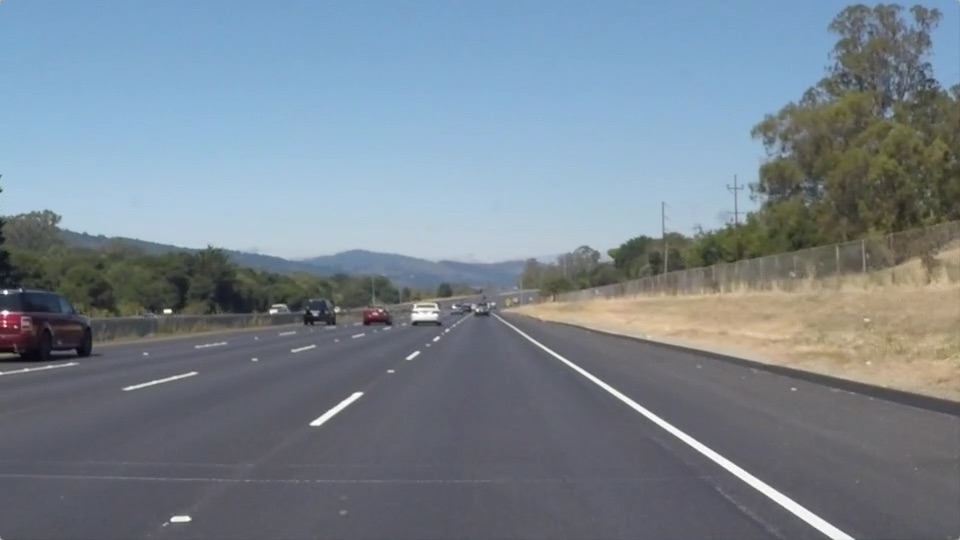
#> input picture CarND-LaneLines-P1/test_images/solidWhiteRight.jpg, 960 x 540 px
$ jupyter execute --allow-errors P1.ipynb   (shell and % lines are left out)
#> lines starting #> are read from the running program, lines starting #| are printed output that depends on the picture; after the words box and inside, x2 and y2 are one past the last pixel; in counts of white or black regions, pixels touching at a corner belong together
# **Finding Lane Lines on the Road**
***
In this project, you will use the tools you learned about in the lesson to identify lane lines on the road.  You can develop your pipeline on a series of individual images, and later apply the result to a video stream (really just a series of images). Check out the video clip "raw-lines-example.mp4" (also contained in this repository) to see what the output should look like after using the helper functions below.

Once you have a result that looks roughly like "raw-lines-example.mp4", you'll need to get creative and try to average and/or extrapolate the line segments you've detected to map out the full extent of the lane lines.  You can see an example of the result you're going for in the video "P1_example.mp4".  Ultimately, you would like to draw just one line for the left side of the lane, and one for the right.

---
Let's have a look at our first image called 'test_images/solidWhiteRight.jpg'.  Run the 2 cells below (hit Shift-Enter or the "play" button above) to display the image.

**Note** If, at any point, you encounter frozen display windows or other confounding issues, you can always start again with a clean slate by going to the "Kernel" menu above and selecting "Restart & Clear Output".

---

**The tools you have are color selection, region of interest selection, grayscaling, Gaussian smoothing, Canny Edge Detection and Hough Tranform line detection.  You  are also free to explore and try other techniques that were not presented in the lesson.  Your goal is piece together a pipeline to detect the line segments in the image, then average/extrapolate them and draw them onto the image for display (as below).  Once you have a working pipeline, try it out on the video stream below.**

---

<figure>

 <figcaption>
 <p></p>
 <p style="text-align: center;"> Your output should look something like this (above) after detecting line segments using the helper functions below </p>
 </figcaption>
</figure>
 <p></p>
<figure>

 <figcaption>
 <p></p>
 <p style="text-align: center;"> Your goal is to connect/average/extrapolate line segments to get output like this</p>
 </figcaption>
</figure>

[cell 1]
#importing some useful packages
import matplotlib.pyplot as plt
import matplotlib.image as mpimg
import numpy as np
import cv2

[cell 2]
#reading in an image
image = mpimg.imread('test_images/solidWhiteRight.jpg')
#> image is the input picture: shape (540, 960, 3); mean R, G, B 120.3, 132.6, 143.7
#printing out some stats and plotting
print('This image is:', type(image), 'with dimesions:', image.shape)
#| This image is: <class 'numpy.ndarray'> with dimesions: (540, 960, 3)
plt.imshow(image)  #call as plt.imshow(gray, cmap='gray') to show a grayscaled image

**Some OpenCV functions (beyond those introduced in the lesson) that might be useful for this project are:**

`cv2.inRange()` for color selection
`cv2.fillPoly()` for regions selection
`cv2.line()` to draw lines on an image given endpoints
`cv2.addWeighted()` to coadd / overlay two images
`cv2.cvtColor()` to grayscale or change color
`cv2.imwrite()` to output images to file
`cv2.bitwise_and()` to apply a mask to an image

**Check out the OpenCV documentation to learn about these and discover even more awesome functionality!**

Below are some helper functions to help get you started. They should look familiar from the lesson!

[cell 3]
import math

def grayscale(img):
    """Applies the Grayscale transform
    This will return an image with only one color channel
    but NOTE: to see the returned image as grayscale
    you should call plt.imshow(gray, cmap='gray')"""
    return cv2.cvtColor(img, cv2.COLOR_BGR2GRAY)

def canny(img, low_threshold, high_threshold):
    """Applies the Canny transform"""
    return cv2.Canny(img, low_threshold, high_threshold)

def gaussian_blur(img, kernel_size):
    """Applies a Gaussian Noise kernel"""
    return cv2.GaussianBlur(img, (kernel_size, kernel_size), 0)

def region_of_interest(img, vertices):
    """
    Applies an image mask.

    Only keeps the region of the image defined by the polygon
    formed from `vertices`. The rest of the image is set to black.
    """
    #defining a blank mask to start with
    mask = np.zeros_like(img)

    #defining a 3 channel or 1 channel color to fill the mask with depending on the input image
    if len(img.shape) > 2:
        channel_count = img.shape[2]  # i.e. 3 or 4 depending on your image
        ignore_mask_color = (255,) * channel_count
    else:
        ignore_mask_color = 255

    #filling pixels inside the polygon defined by "vertices" with the fill color
    cv2.fillPoly(mask, vertices, ignore_mask_color)

    #returning the image only where mask pixels are nonzero
    masked_image = cv2.bitwise_and(img, mask)
    return masked_image


def draw_lines(img, lines, color=[255, 0, 0], thickness=2):
    """
    NOTE: this is the function you might want to use as a starting point once you want to
    average/extrapolate the line segments you detect to map out the full
    extent of the lane (going from the result shown in raw-lines-example.mp4
    to that shown in P1_example.mp4).

    Think about things like separating line segments by their
    slope ((y2-y1)/(x2-x1)) to decide which segments are part of the left
    line vs. the right line.  Then, you can average the position of each of
    the lines and extrapolate to the top and bottom of the lane.

    This function draws `lines` with `color` and `thickness`.
    Lines are drawn on the image inplace (mutates the image).
    If you want to make the lines semi-transparent, think about combining
    this function with the weighted_img() function below
    """
    for line in lines:
        for x1,y1,x2,y2 in line:
            cv2.line(img, (x1, y1), (x2, y2), color, thickness)

def hough_lines(img, rho, theta, threshold, min_line_len, max_line_gap):
    """
    `img` should be the output of a Canny transform.

    Returns an image with hough lines drawn.
    """
    lines = cv2.HoughLinesP(img, rho, theta, threshold, np.array([]), minLineLength=min_line_len, maxLineGap=max_line_gap)
    line_img = np.zeros((img.shape[0],img.shape[1],3), dtype=np.uint8)
    draw_lines(line_img, lines)
    return line_img

# Python 3 has support for cool math symbols.

def weighted_img(img, initial_img, alpha=0.8, beta=1., gamma=0.):
    """
    `img` is the output of the hough_lines(), An image with lines drawn on it.
    Should be a blank image (all black) with lines drawn on it.

    `initial_img` should be the image before any processing.

    The result image is computed as follows:

    initial_img * α + img * β + λ
    NOTE: initial_img and img must be the same shape!
    """
    return cv2.addWeighted(initial_img, alpha, img, beta, gamma)

## Test on Images

Now you should build your pipeline to work on the images in the directory "test_images"
**You should make sure your pipeline works well on these images before you try the videos.**

[cell 4]
import os
os.listdir("test_images/")

run your solution on all test_images and make copies into the test_images directory).

[cell 5]
def process_image(image):
    # NOTE: The output you return should be a color image (3 channel) for processing video below
    # TODO: put your pipeline here,
    # you should return the final output (image with lines are drawn on lanes)
    img_gray = grayscale(image)

    kernel_size = 5
    img_blur = gaussian_blur(img_gray, kernel_size)

    low_threshold = 50
    high_threshold = 150
    edges = canny(img_blur, low_threshold, high_threshold)

    imshape = image.shape
    #vertices = np.array([[(10,540),(460,360), (495,360), (930,540)]], dtype=np.int32)
    vertices = np.array([[(10,540),(450,320), (550,320), (900,540)]], dtype=np.int32)
    img_roi = region_of_interest(edges, vertices)

    #hough line detection
    rho = 1
    theta = np.pi/180
    threshold = 15
    min_line_len = 40
    max_line_gap = 20
    img_hl = hough_lines(img_roi, rho, theta, threshold, min_line_len, max_line_gap)

    #blendign the images
    a = 0.8
    b = 0.2
    gamma = 20
    img_final = weighted_img(img_hl, image, a, b, gamma)
    return img_final

[cell 6]
images = os.listdir("test_images/")
n = len(images)
for index in range(n):
    plt.figure(index)
    image = (mpimg.imread("test_images/"+images[index])*255).astype('uint8')
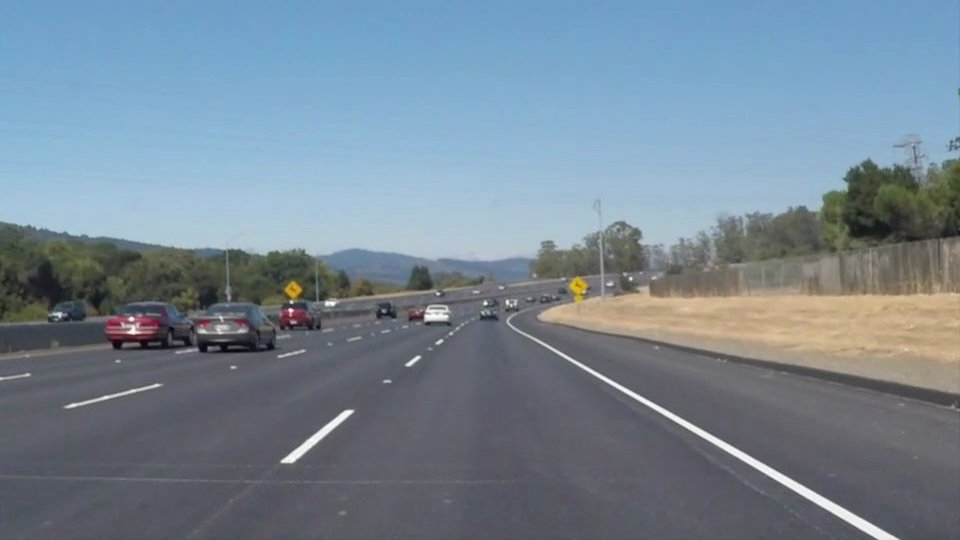
#> input picture CarND-LaneLines-P1/test_images/solidWhiteCurve.jpg, 960 x 540 px
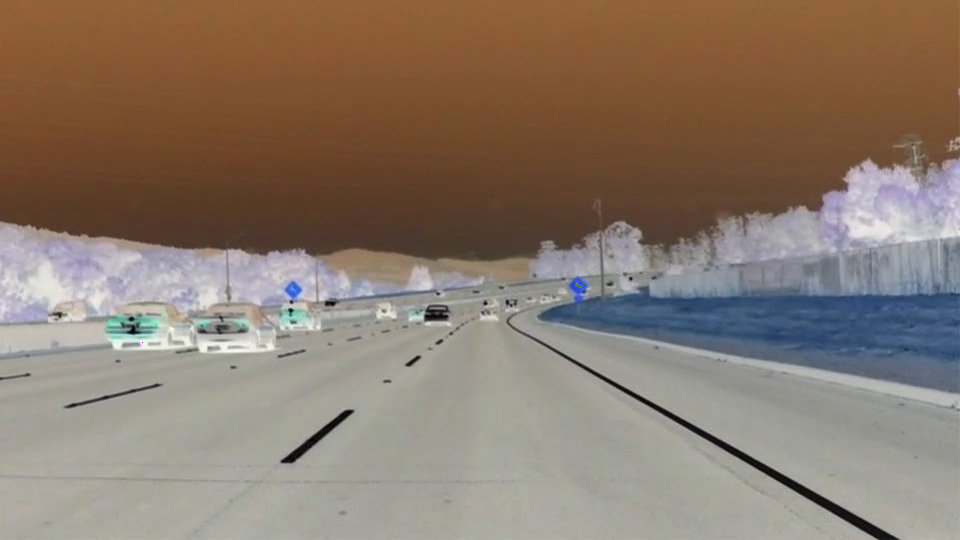
#> image: shape (540, 960, 3); mean R, G, B 137.5, 121.5, 107.9
    img_final = process_image(image)
#> in grayscale, `return cv2.cvtColor(img, cv2.COLOR_BGR2GRAY)`:
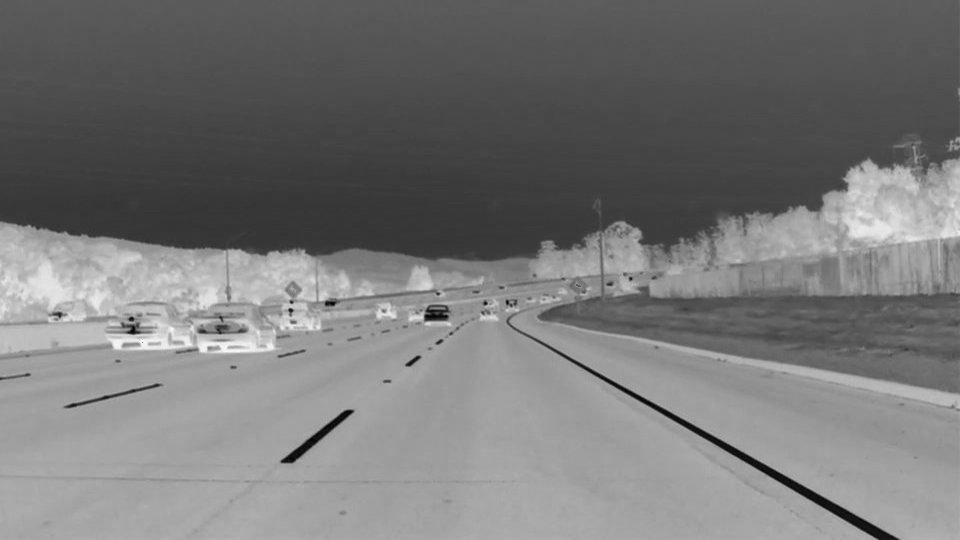
#> returned value: shape (540, 960); min 1, max 251, mean 119.3
#> in canny, `return cv2.Canny(img, low_threshold, high_threshold)`:
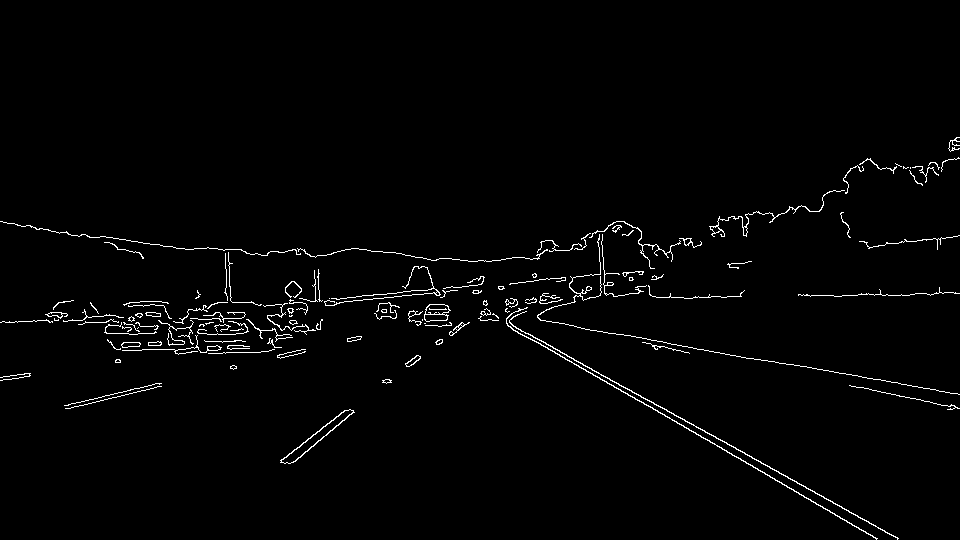
#> returned value: shape (540, 960); 1.7% white in thin lines or dots, all inside (x1, y1, x2, y2) = (0, 137, 960, 540)
#> in region_of_interest, `cv2.fillPoly(mask, vertices, ignore_mask_color)`:
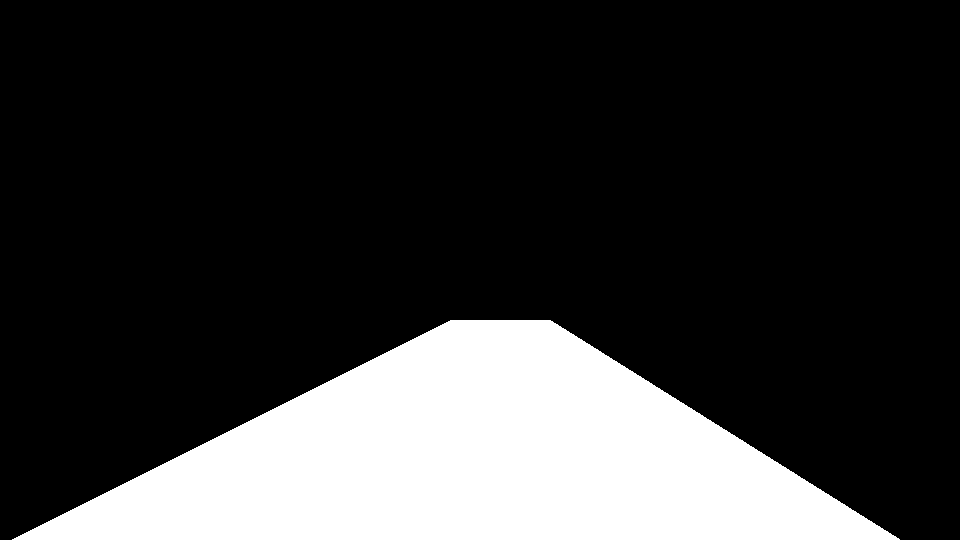
#> mask: shape (540, 960); 21% white; 1 white region, box (x1, y1, x2, y2) and area: (12, 320, 900, 540) 108855
#> in region_of_interest, `masked_image = cv2.bitwise_and(img, mask)`:
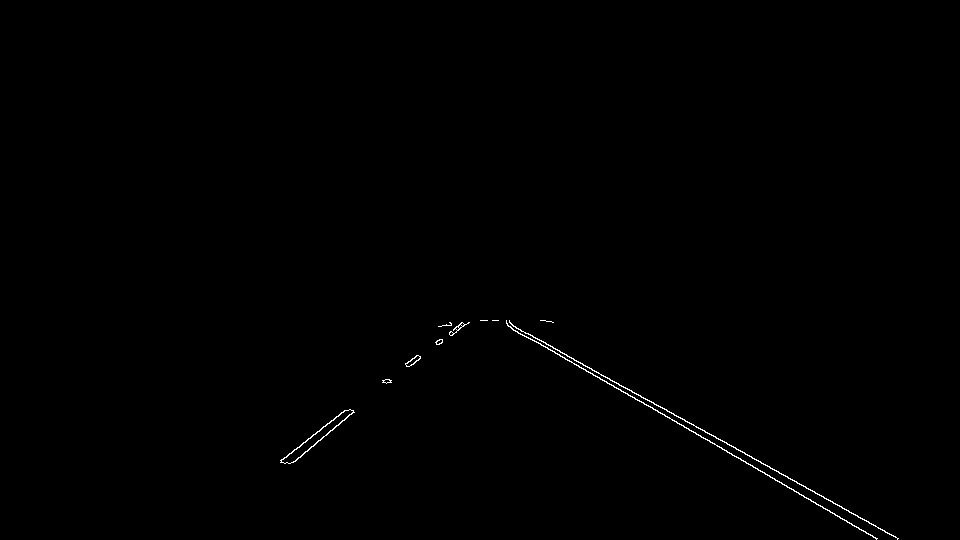
#> masked_image: shape (540, 960); 0.32% white in thin lines or dots, all inside (x1, y1, x2, y2) = (280, 320, 899, 540)
#> in hough_lines, `lines = cv2.HoughLinesP(img, rho, theta, threshold, np.array([]), minL..`: lines = 13 rows, first 6: [507, 324, 877, 538], [506, 321, 898, 538], [293, 462, 353, 411], [389, 382, 461, 322], [281, 460, 345, 410], [388, 382, 468, 322]
#> the loop in draw_lines, `for line in lines:` made 13 passes
#> line on passes 1 to 12: [[507, 324, 877, 538]], [[506, 321, 898, 538]], [[293, 462, 353, 411]], [[389, 382, 461, 322]], [[281, 460, 345, 410]], [[388, 382, 468, 322]], [[405, 363, 463, 323]], [[823, 508, 876, 538]], [[438, 326, 485, 320]], [[512, 325, 893, 536]], [[535, 338, 654, 404]], [[295, 461, 353, 412]]
#> in weighted_img, `return cv2.addWeighted(initial_img, alpha, img, beta, gamma)`:
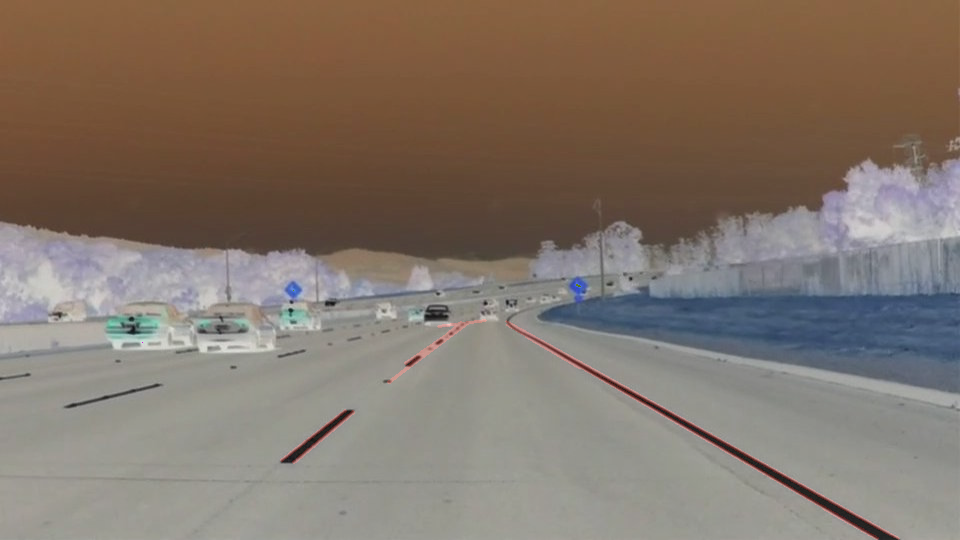
#> returned value: shape (540, 960, 3); mean of channels 0, 1, 2 130.4, 117.2, 106.3; drawn as R, G, B
    plt.imshow(img_final, cmap='Greys_r')
#> pass 2 of the loop `for index in range(n):`:
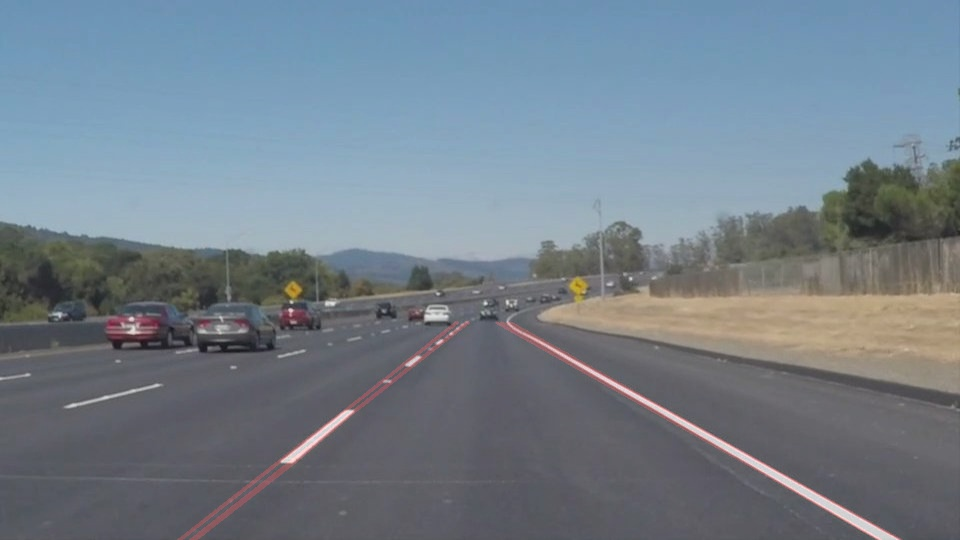
#> input picture CarND-LaneLines-P1/test_images/solidWhiteCurve_withlane.jpg, 960 x 540 px
#> in canny (call 2), `return cv2.Canny(img, low_threshold, high_threshold)`:
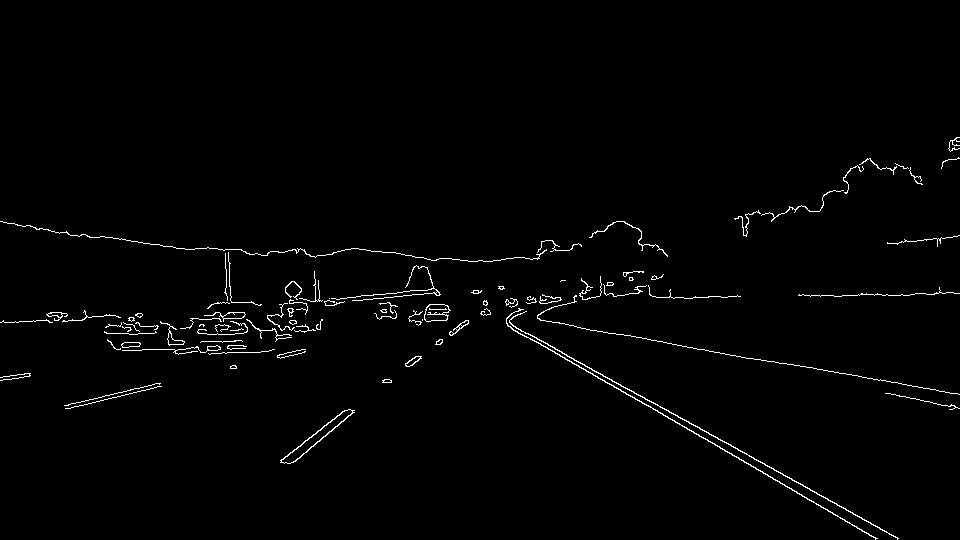
#> returned value: shape (540, 960); 1.4% white in thin lines or dots, all inside (x1, y1, x2, y2) = (0, 137, 960, 540)
#> in region_of_interest (call 2), `masked_image = cv2.bitwise_and(img, mask)`:
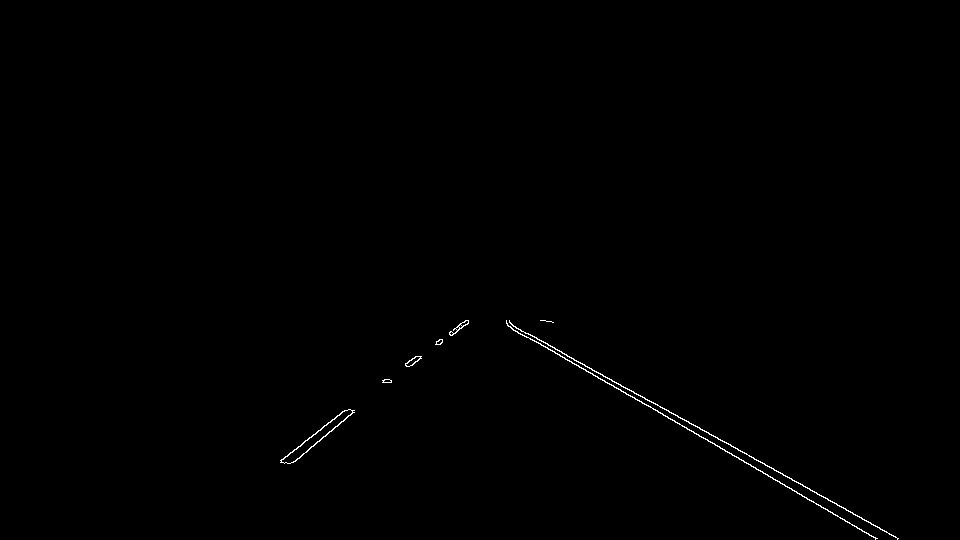
#> masked_image: shape (540, 960); 0.31% white in thin lines or dots, all inside (x1, y1, x2, y2) = (280, 320, 899, 540)
#> the loop in draw_lines (call 2), `for line in lines:` made 12 passes
#> line on passes 1 to 8: [[644, 397, 895, 536]], [[506, 321, 898, 538]], [[507, 324, 877, 538]], [[292, 462, 354, 410]], [[384, 382, 467, 320]], [[281, 460, 345, 410]], [[295, 461, 354, 412]], [[507, 325, 876, 538]]
